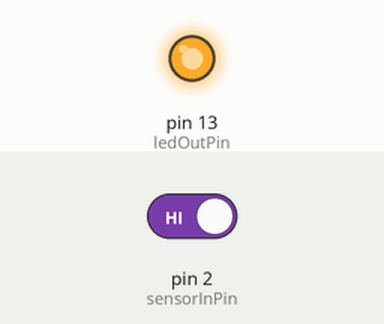
This sketch was run on a simulated Arduino Uno, built with avr-gcc and run on an emulated ATmega328P. Shown: output pins drawn as LEDs (lit = HIGH). The test bench sets the inputs (shaded band); at power-on: pin 2 (sensorInPin) HIGH.

Above: at 1.2 s.
1.3 s: pin 2 (sensorInPin) driven LOW
At 2.5 s:
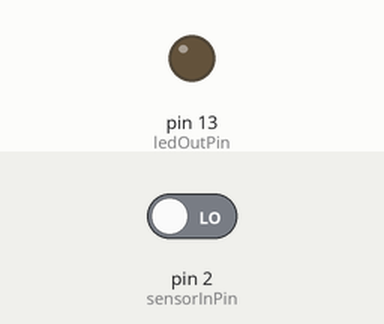
2.8 s: pin 2 (sensorInPin) driven HIGH
At 3.7 s:
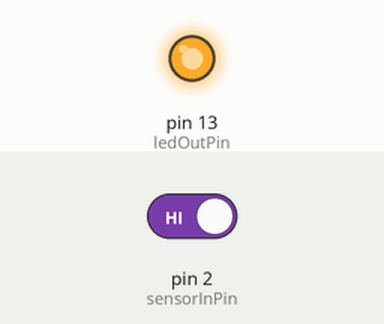
Timing chart, 0 to 5.8 s (numbered marks = the images above; inputs shaded):
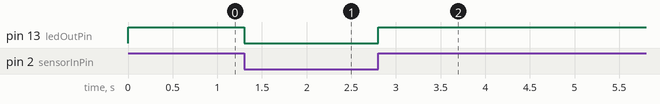

Measured:
- after the input at 1.3 s, pin 13 (ledOutPin): HIGH → LOW at once
- after the input at 2.8 s, pin 13 (ledOutPin): LOW → HIGH at once

The sketch:

Sensor_Interrupt.ino
```cpp
/*
  sensor_Interrupt.ino
  Created by Kenny from www.iotbreaks.vn, April 16, 2016.
  Released into the public domain.
  Tutorial:
*/
const byte ledOutPin = 13; // LED connected to digital pin 13
const byte sensorInPin = 2;  // Sensor DOUT connected to interrupt pin 2 (Int.0)
volatile byte val = HIGH; // variable to store the read value from sensor sensor.
                          // Default is HIGH for inactive state of sensor sensor
void setup() {
  pinMode(ledOutPin, OUTPUT);
  pinMode(sensorInPin, INPUT_PULLUP);
  attachInterrupt(digitalPinToInterrupt(sensorInPin), doutSensorDidChange, CHANGE);
  digitalWrite(ledOutPin,1);
}

void loop() {
  // Do nothing here
}

void doutSensorDidChange() {
  val = digitalRead(sensorInPin);
  digitalWrite(ledOutPin, val);
}
```
